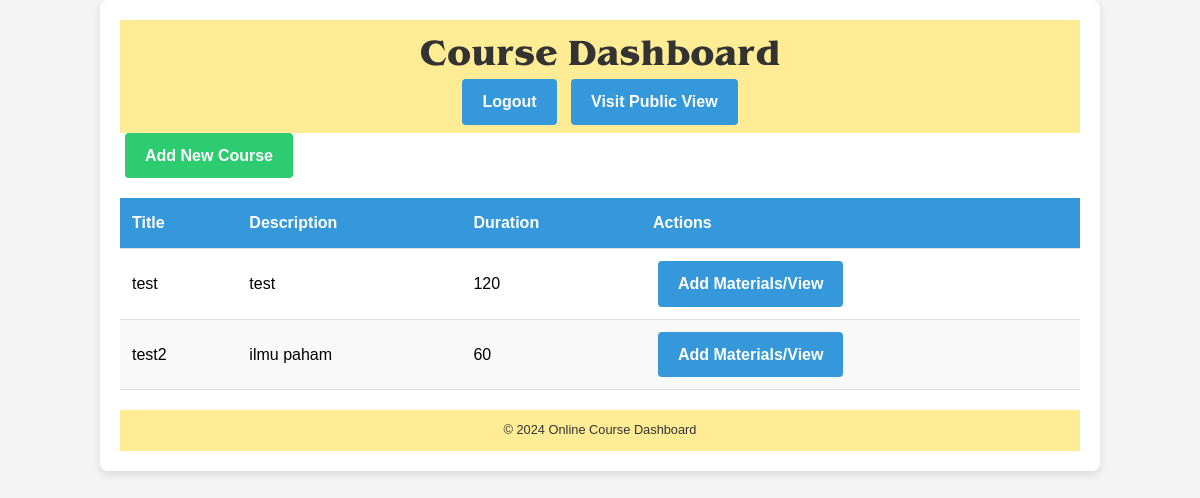
Page /index.php (signed in) on the committed database.
### tables this page shows
CREATE TABLE `courses` (
  `id` int(11) NOT NULL,
  `title` varchar(255) NOT NULL,
  `description` text NOT NULL,
  `duration` varchar(50) NOT NULL
);

### index.php (the view, shortened to what this page needs)
<?php
$conn = new mysqli('localhost', 'root', '', 'online_course');
$sql = "SELECT id, title, description, duration FROM courses";
$result = $conn->query($sql);
?>
<!DOCTYPE html>
<html>
<head>
    <link rel="stylesheet" type="text/css" href="style.css">
</head>
<body>
    <div class="dashboard">
        <header>
            <h1>Course Dashboard</h1>
            <a href="index.php?logout=true" class="btn">Logout</a>
            <a href="public_materials.php" class="btn btn-public" target="_blank">Visit Public View</a>
        </header>
        <div class="content">
            <a href="add_course.php" class="btn btn-add">Add New Course</a>
            <div class="table-container">
                <table>
                    <thead>
                        <tr>
                            <th>Title</th>
                            <th>Description</th>
                            <th>Duration</th>
                            <th>Actions</th>
                        </tr>
                    </thead>
                    <tbody>
                        <?php while ($row = $result->fetch_assoc()): ?>
                            <tr>
                                <td><?php echo htmlspecialchars($row['title']); ?></td>
                                <td><?php echo htmlspecialchars($row['description']); ?></td>
                                <td><?php echo htmlspecialchars($row['duration']); ?></td>
                                <td>
                                    <a href="materials.php?course_id=<?php echo $row['id']; ?>" class="btn">Add Materials/View</a>
                                </td>
                            </tr>
                        <?php endwhile; ?>
                    </tbody>
                </table>
            </div>
        </div>
        <footer>
            <p>&copy; 2024 Online Course Dashboard</p>
        </footer>
    </div>
</body>
</html>

### style.css (style rules this page uses)
* { margin: 0; padding: 0; box-sizing: border-box; }
body { font-family: Arial, sans-serif; line-height: 1.6; background-color: #f4f4f4; }
.dashboard { max-width: 1000px; margin: 0 auto; padding: 20px; background-color: #fff; border-radius: 8px; box-shadow: 0 4px 8px rgba(0, 0, 0, 0.1); }
header { background: #ffec95; padding: 8px 0; text-align: center; }
header h1 { font-family: 'Benguiat-Bold', Arial, sans-serif; color: #333; }
.btn { display: inline-block; background-color: #3498db; color: #fff; padding: 10px 20px; border-radius: 4px; text-decoration: none; font-weight: bold; transition: background-color 0.3s; margin: 0 5px; }
.btn-add { background-color: #2ecc71; }
.table-container { margin: 20px 0; }
table { width: 100%; border-collapse: collapse; }
thead { background-color: #3498db; color: #fff; }
th, td { padding: 12px; text-align: left; border-bottom: 1px solid #ddd; }
th { font-family: 'NewYork', Arial, sans-serif; }
tbody tr:nth-child(even) { background-color: #f9f9f9; }
footer { background: #ffec95; color: #333; text-align: center; padding: 10px 0; font-size: 0.8em; }

### rows in the picture
courses: title "test", description "test", duration "120"
courses: title "test2", description "ilmu paham", duration "60"
